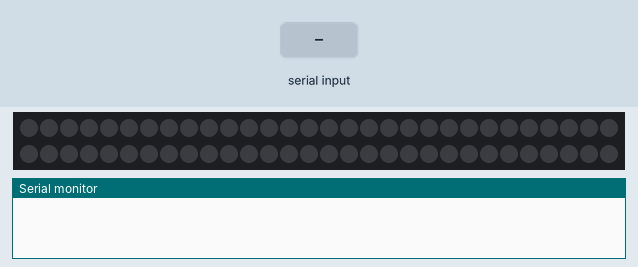
A sketch run on a simulated Arduino Uno, built with avr-gcc and run on an emulated ATmega328P. Parts: 60 RGB LEDs in strip order, left to right, continuing on the next row, the last lines printed to the serial monitor. The inputs (shaded band) are chosen by the test bench.

Above: at 1.2 s.
1.3 s: "," received over Serial
At 2.8 s:
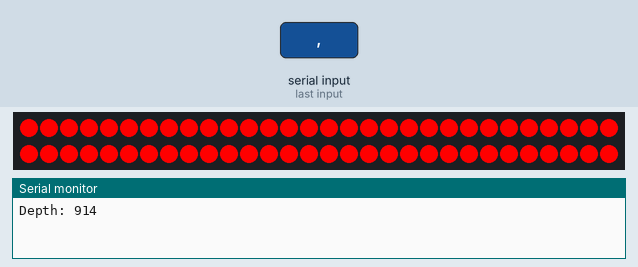
Timing chart, 0 to 4.3 s (numbered marks = the images above; inputs shaded):
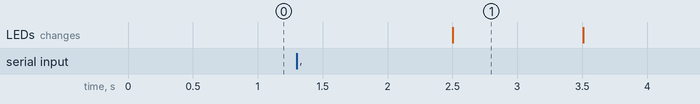

Measured:
- after the input at 1.3 s, the LEDs: change after 1.2 s (image 1)
- what the display in image 1 shows lasts 1.0 s, from 2.5 s to 3.5 s

The sketch:

ledCode.ino
```cpp
#include <FastLED.h>

// Declaring Pins
#define LED_PIN     7
#define NUM_LEDS    60

// Declaring Global Variable
int depth;
int groundDist = 914.4;       // 3 ft
String incomingString;

CRGB leds[NUM_LEDS];

void setup() {
  FastLED.addLeds<WS2812, LED_PIN, GRB>(leds, NUM_LEDS);
  Serial.begin(9600);
}

void loop() {
  int flag = 0;
  if(Serial.available()) {
    incomingString = Serial.readString();
    flag = 1;
  }

  if(flag == 1){
    String value = "";
    int commacount = 0;
    delay(200);
    //Serial.println("Incoming string: " + incomingString);
    for(int i = 0; i < incomingString.length(); i++){
      //delay(500);
      //Serial.println("In loop: " + i);
      char current = incomingString[i];
      //delay(250);
      if(current == ','){
        //delay(100);
        commacount = commacount + 1;
        //delay(100);
      }
      //delay(100);
      if(commacount == 3){
        //delay(100);
        commacount = 0;
        //delay(100);
        break;
      }
      //delay(100);
      if(commacount == 2){
        if(current == ','){
          continue;
        }
        //delay(100);
        value.concat(current);
        //delay(100);
        //Serial.println("Current string: " + value);
        //delay(200);
      }
    }
    flag = 0;
    depth = value.toInt();
    depth = abs(depth - groundDist);
    Serial.print("Depth: ");
    Serial.println(depth);
  }

  if (depth > 150 && depth < 500) {
    for (int i = 0; i < 60; i++) {
      leds[i] = CRGB(255, 255, 0);
    }
    FastLED.show();
    delay(1000);
    for (int i = 0; i < 60; i++) {
      leds[i] = CRGB(0, 0, 0);
    }
    FastLED.show();
    delay(1000);
  }

  if (depth >= 500) {
    for (int i = 0; i < 60; i++) {
      leds[i] = CRGB(255, 0, 0);
    }
    FastLED.show();
    delay(1000);
    for (int i = 0; i < 60; i++) {
      leds[i] = CRGB(0, 0, 0);
    }
    FastLED.show();
    delay(1000);
  }

  //FastLED.show();

}

// No LED is under 6 inch
// Flashing yellow between 6-20
// Flashing red is over 20
```
